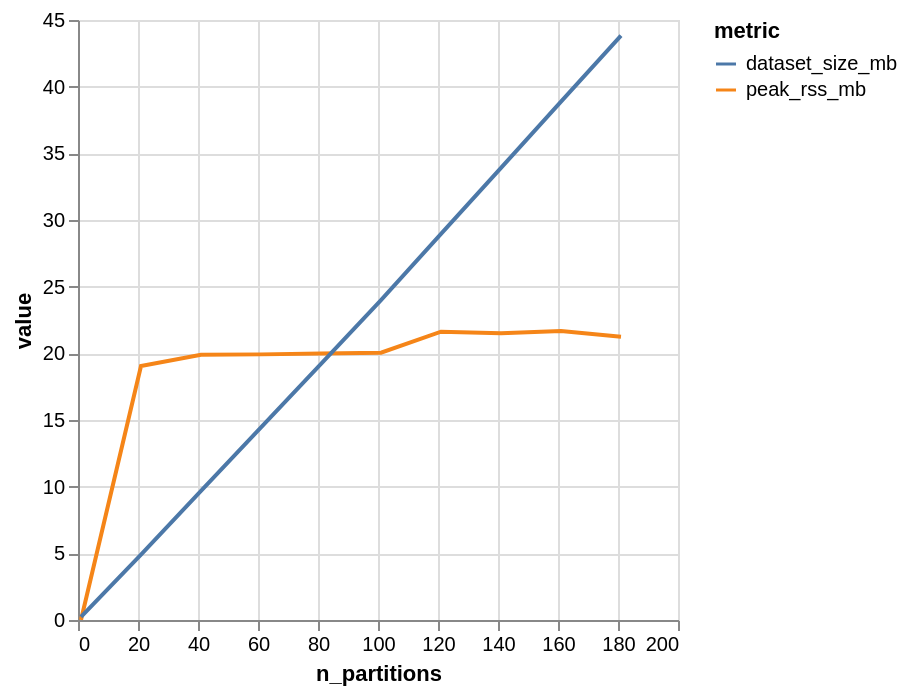

The notebook cell this image was saved under:
### Code cell
results_df = pl.DataFrame(results)
results_df.unpivot(
    index="n_partitions",
    on=["peak_rss_mb", "dataset_size_mb"],
    variable_name="metric",
    value_name="value",
).plot.line().encode(x="n_partitions", y="value", color="metric")

### Figure 1 — Vega-Lite specification as saved in the notebook (floating-point values rounded to 4 significant figures)
{"config": {"view": {"continuousWidth": 300, "continuousHeight": 300}}, "data": {"name": "data-2e510158b82b85afb7aab874229ef762"}, "mark": {"type": "line", "tooltip": true}, "encoding": {"color": {"field": "metric", "type": "nominal"}, "x": {"field": "n_partitions", "type": "quantitative"}, "y": {"field": "value", "type": "quantitative"}}, "params": [{"name": "param_1e9efca18e7a2868", "select": {"type": "interval", "encodings": ["x", "y"]}, "bind": "scales"}], "$schema": "https://vega.github.io/schema/vega-lite/v6.4.1.json", "datasets": {"data-2e510158b82b85afb7aab874229ef762": [{"n_partitions": 1, "metric": "peak_rss_mb", "value": 0.0}, {"n_partitions": 21, "metric": "peak_rss_mb", "value": 19.05}, {"n_partitions": 41, "metric": "peak_rss_mb", "value": 19.89}, {"n_partitions": 61, "metric": "peak_rss_mb", "value": 19.92}, {"n_partitions": 81, "metric": "peak_rss_mb", "value": 19.98}, {"n_partitions": 101, "metric": "peak_rss_mb", "value": 20.05}, {"n_partitions": 121, "metric": "peak_rss_mb", "value": 21.62}, {"n_partitions": 141, "metric": "peak_rss_mb", "value": 21.52}, {"n_partitions": 161, "metric": "peak_rss_mb", "value": 21.67}, {"n_partitions": 181, "metric": "peak_rss_mb", "value": 21.25}, {"n_partitions": 1, "metric": "dataset_size_mb", "value": 0.2289}, {"n_partitions": 21, "metric": "dataset_size_mb", "value": 4.911}, {"n_partitions": 41, "metric": "dataset_size_mb", "value": 9.68}, {"n_partitions": 61, "metric": "dataset_size_mb", "value": 14.45}, {"n_partitions": 81, "metric": "dataset_size_mb", "value": 19.22}, {"n_partitions": 101, "metric": "dataset_size_mb", "value": 23.99}, {"n_partitions": 121, "metric": "dataset_size_mb", "value": 28.95}, {"n_partitions": 141, "metric": "dataset_size_mb", "value": 33.91}, {"n_partitions": 161, "metric": "dataset_size_mb", "value": 38.87}, {"n_partitions": 181, "metric": "dataset_size_mb", "value": 43.83}]}}
